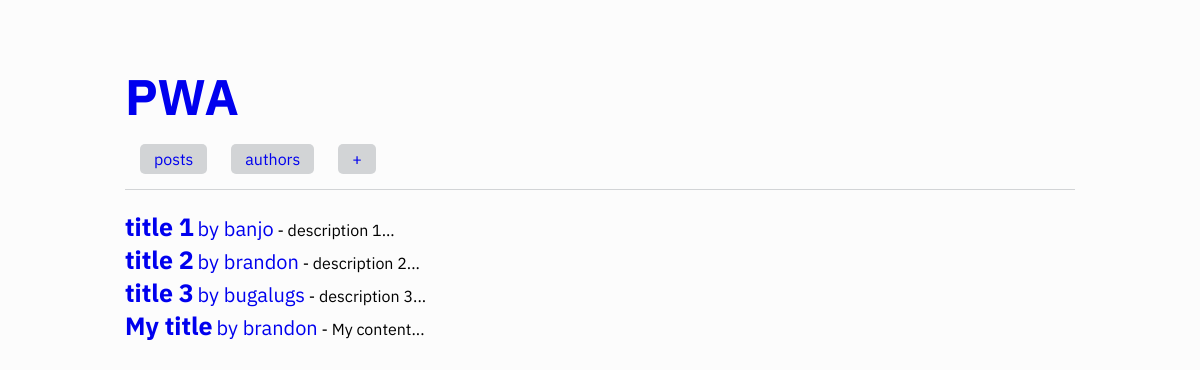
The app's page /posts/userid=1 with its own data.
### tables this page shows
CREATE TABLE posts (id integer PRIMARY KEY AUTOINCREMENT, authorid INTEGER REFERENCES users(id), title TEXT NOT NULL, "content" TEXT NOT NULL);

CREATE TABLE users (id integer PRIMARY KEY AUTOINCREMENT, name TEXT NOT NULL, password TEXT);

### app.py (the view)
@app.route("/posts/userid=<userid>", methods=("GET","POST"))
def all_posts(userid):
    sql = "SELECT posts.id, users.id, users.name, posts.title, posts.content FROM posts, users WHERE posts.authorid = users.id"
    posts = select(sql)
    html = render_template("head.html", userid = userid) + render_template("header.html", userid = userid)
    if len(posts) > 0:
        for post in posts:
            html = html + render_template("post_banner.html", authorid = post[0], postid = post[1], author = post[2], title = post[3], content = post[4], userid = userid)
    else:
        html = render_template("head.html", userid = userid) + render_template("header.html", userid = userid) + """<span style = "color: #fa4b4b; font-size: 15px;">There are no posts. Make the first one!</span>"""
    return html

### app.py (called while the page is built)
def select(sql):
    print(sql)
    connection = connect()
    cursor = connection.cursor()
    result = cursor.execute(sql).fetchall()
    connection.close()
    return result

def connect():
    import sqlite3
    connection = sqlite3.connect('database.sqlite')
    return connection

### templates/head.html (shortened to what this page needs)
<!doctype html>
<html>
<head>
    <link rel="stylesheet" href="/static/styles.css" />
</head>
<body class="light-theme" id="body">
    <section class="container">
        <div>

### templates/post_banner.html
<div>
    <a href="/posts/userid={{userid}}/postid={{postid}}" style="font-weight: bold; font-size: 25px;">{{title}}</a>
    {% if author %}<a href="/posts/userid={{userid}}/authorid={{authorid}}" style="font-size: 20px;">by {{author}}</a>{% endif %}
    - {{content[:50]}}...
</div>

### static/styles.css (style rules this page uses)
* { margin: 0; padding: 0; }
body { background-color: #fcfcfc; font-family: "IBM Plex Sans", sans-serif; overflow-x: hidden; }
.container { display: flex; flex-direction: column; gap: 28px; margin: 64px auto; max-width: 950px; }
a { text-decoration: none; }

### records on screen
posts: title "title 1", content "description 1"
users: name "banjo"
posts: title "title 2", content "description 2"
users: name "brandon brandon"
posts: title "title 3", content "description 3"
users: name "bugalugs"
posts: title "My title", content "My content"
